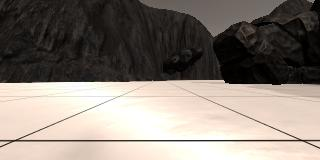
#> input picture calibration_images/example_grid1.jpg, 320 x 160 px
$ jupyter execute --allow-errors Rover_Project_Test_Notebook.ipynb   (shell and % lines are left out)   (older library calls are emulated)
#> lines starting #> are read from the running program, lines starting #| are printed output that depends on the picture; after the words box and inside, x2 and y2 are one past the last pixel; in counts of white or black regions, pixels touching at a corner belong together
## Rover Project Test Notebook
This notebook contains the functions from the lesson and provides the scaffolding you need to test out your mapping methods.  The steps you need to complete in this notebook for the project are the following:

* First just run each of the cells in the notebook, examine the code and the results of each.
* Run the simulator in "Training Mode" and record some data. Note: the simulator may crash if you try to record a large (longer than a few minutes) dataset, but you don't need a ton of data, just some example images to work with.
* Change the data directory path (2 cells below) to be the directory where you saved data
* Test out the functions provided on your data
* Write new functions (or modify existing ones) to report and map out detections of obstacles and rock samples (yellow rocks)
* Populate the `process_image()` function with the appropriate steps/functions to go from a raw image to a worldmap.
* Run the cell that calls `process_image()` using `moviepy` functions to create video output
* Once you have mapping working, move on to modifying `perception.py` and `decision.py` to allow your rover to navigate and map in autonomous mode!

**Note: If, at any point, you encounter frozen display windows or other confounding issues, you can always start again with a clean slate by going to the "Kernel" menu above and selecting "Restart & Clear Output".**

**Run the next cell to get code highlighting in the markdown cells.**

[cell 1]
#%matplotlib qt # Choose %matplotlib qt to plot to an interactive window (note it may show up behind your browser)
# Make some of the relevant imports
import cv2 # OpenCV for perspective transform
import numpy as np
import matplotlib.image as mpimg
import matplotlib.pyplot as plt
import scipy.misc # For saving images as needed
import glob  # For reading in a list of images from a folder
import imageio
#> (the rest of this cell did not finish here and is left out)

## Quick Look at the Data
There's some example data provided in the `test_dataset` folder.  This basic dataset is enough to get you up and running but if you want to hone your methods more carefully you should record some data of your own to sample various scenarios in the simulator.

Next, read in and display a random image from the `test_dataset` folder

[cell 2]
path = '../test_dataset/IMG/*'
img_list = glob.glob(path)
# Grab a random image and display it
#> (the rest of this cell did not finish here and is left out)

## Calibration Data
Read in and display example grid and rock sample calibration images.  You'll use the grid for perspective transform and the rock image for creating a new color selection that identifies these samples of interest.

[cell 3]
# In the simulator you can toggle on a grid on the ground for calibration
# You can also toggle on the rock samples with the 0 (zero) key.
# Here's an example of the grid and one of the rocks
example_grid = '../calibration_images/example_grid1.jpg'
example_rock = '../calibration_images/example_rock1.jpg'
grid_img = mpimg.imread(example_grid)
#> grid_img is the input picture: shape (160, 320, 3); mean R, G, B 135.1, 126.3, 118.3
rock_img = mpimg.imread(example_rock)
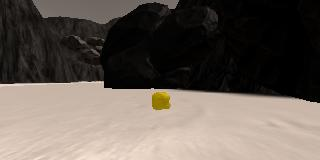
#> input picture calibration_images/example_rock1.jpg, 320 x 160 px
#> rock_img is the input picture: shape (160, 320, 3); mean R, G, B 102.3, 93, 85.2

fig = plt.figure(figsize=(18,10))
plt.subplot(121)
plt.imshow(grid_img)
plt.title('Grid View')
plt.subplot(122)
plt.imshow(rock_img)
plt.title('Rock View')
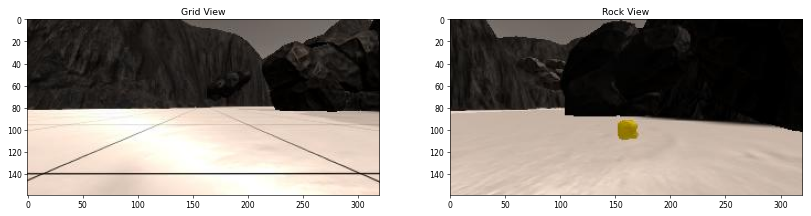
#> figure drawn by matplotlib, 2 panels

## Perspective Transform

Define the perspective transform function from the lesson and test it on an image.

[cell 4]
# Define a function to perform a perspective transform
# I've used the example grid image above to choose source points for the
# grid cell in front of the rover (each grid cell is 1 square meter in the sim)
# Define a function to perform a perspective transform
# [6 lines left out: function perspect_transform, not called in this run]


# Define calibration box in source (actual) and destination (desired) coordinates
# These source and destination points are defined to warp the image
# to a grid where each 10x10 pixel square represents 1 square meter
# The destination box will be 2*dst_size on each side
dst_size = 5
# Set a bottom offset to account for the fact that the bottom of the image
# is not the position of the rover but a bit in front of it
# this is just a rough guess, feel free to change it!
bottom_offset = 6
source = np.float32([[14, 140], [301 ,140],[200, 96], [118, 96]])
#> (the rest of this cell did not finish here and is left out)

## Color Thresholding
Define the color thresholding function from the lesson and apply it to the warped image

**TODO:** Ultimately, you want your map to not just include navigable terrain but also obstacles and the positions of the rock samples you're searching for.  Modify this function or write a new function that returns the pixel locations of obstacles (areas below the threshold) and rock samples (yellow rocks in calibration images), such that you can map these areas into world coordinates as well.
**Hints and Suggestion:**
* For obstacles you can just invert your color selection that you used to detect ground pixels, i.e., if you've decided that everything above the threshold is navigable terrain, then everthing below the threshold must be an obstacle!

* For rocks, think about imposing a lower and upper boundary in your color selection to be more specific about choosing colors.  You can investigate the colors of the rocks (the RGB pixel values) in an interactive matplotlib window to get a feel for the appropriate threshold range (keep in mind you may want different ranges for each of R, G and B!).  Feel free to get creative and even bring in functions from other libraries.  Here's an example of [color selection](http://opencv-python-tutroals.readthedocs.io/en/latest/py_tutorials/py_imgproc/py_colorspaces/py_colorspaces.html) using OpenCV.

* **Beware However:** if you start manipulating images with OpenCV, keep in mind that it defaults to `BGR` instead of `RGB` color space when reading/writing images, so things can get confusing.

[cell 5]
# Converts image to from RBG to HLS
# Identify pixels above the threshold above and below given thresholds
def filter_hls_thresholding(img, thresh_min, thresh_max, height = None):

#> called with thresh_min = (0, 100, 70), thresh_max = (255, 255, 255), height = 70
    hls_img = img.copy() # make a copy
    cv2.cvtColor(hls_img, cv2.COLOR_BGR2HLS) # convert image to hls

    # a matrix of zeros same xy size as img, but a single channel
    binary_img = np.zeros_like(img[:,:,0])


    # Require that each pixel be above all three threshold values in HLS
    # within_thresh will now contain a boolean array with "True" where threshold was met
    within_thresh = (hls_img[:,:,0] >= thresh_min[0]) & (hls_img[:,:,0] <= thresh_max[0]) & \
                  (hls_img[:,:,1] >= thresh_min[1]) & (hls_img[:,:,1] <= thresh_max[1]) & \
                  (hls_img[:,:,2] >= thresh_min[2]) & (hls_img[:,:,2] <= thresh_max[2])
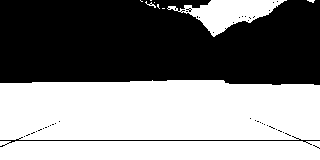
#> within_thresh: shape (160, 320) bool; 51.7% white; 42 black regions (40 under 20 px), largest, box (x1, y1, x2, y2) and area: (0, 0, 320, 85) 24289, (0, 136, 320, 147) 362

    # Index the array of zeros with the boolean array and set to 1
    binary_img[within_thresh] = 1

    if height is not None:
        binary_img[:height, :] = 0

    return binary_img

# Identify pixels above the threshold
# Threshold of RGB > 160 does a nice job of identifying ground pixels only
# [13 lines left out: function color_thresh, not called in this run]

fig = plt.figure(figsize=(18,10))
plt.subplot(121)
plt.imshow(filter_hls_thresholding(grid_img, thresh_min=(0, 100, 70), thresh_max=(255, 255, 255), height=70))
plt.title('Grid HLS Threshold View')
plt.subplot(122)
plt.imshow(filter_hls_thresholding(rock_img, thresh_min=(0, 100, 0), thresh_max=(255, 255, 70)))
#> call 2 of filter_hls_thresholding, with thresh_min = (0, 100, 0), thresh_max = (255, 255, 70)
#> in filter_hls_thresholding (call 2), `within_thresh = (hls_img[:,:,0] >= thresh_min[0]) & (hls_img[:,:,0] <=..`:
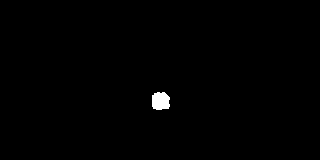
#> within_thresh: shape (160, 320) bool; 0.54% white; 1 white region, box (x1, y1, x2, y2) and area: (152, 92, 170, 110) 278
plt.title('Rock HLS Threshold View')

# plt.imshow(threshed, cmap='gray')
#scipy.misc.imsave('../output/warped_threshed.jpg', threshed*255)
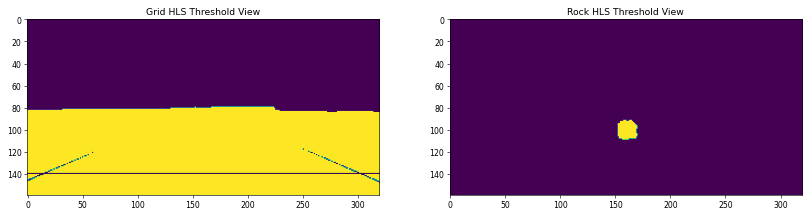
#> figure drawn by matplotlib, 2 panels
